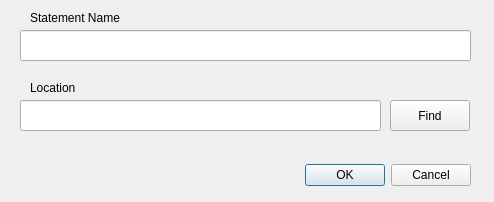
<?xml version="1.0" encoding="UTF-8"?>
<ui version="4.0">
 <class>importStatement</class>
 <widget class="QDialog" name="importStatement">
  <property name="geometry">
   <rect>
    <x>0</x>
    <y>0</y>
    <width>494</width>
    <height>202</height>
   </rect>
  </property>
  <property name="windowTitle">
   <string>Dialog</string>
  </property>
  <widget class="QDialogButtonBox" name="btnbox">
   <property name="geometry">
    <rect>
     <x>130</x>
     <y>160</y>
     <width>341</width>
     <height>31</height>
    </rect>
   </property>
   <property name="orientation">
    <enum>Qt::Horizontal</enum>
   </property>
   <property name="standardButtons">
    <set>QDialogButtonBox::Cancel|QDialogButtonBox::Ok</set>
   </property>
  </widget>
  <widget class="QPushButton" name="findBtn">
   <property name="geometry">
    <rect>
     <x>390</x>
     <y>100</y>
     <width>80</width>
     <height>31</height>
    </rect>
   </property>
   <property name="text">
    <string>Find</string>
   </property>
  </widget>
  <widget class="QLineEdit" name="statementPath">
   <property name="geometry">
    <rect>
     <x>20</x>
     <y>100</y>
     <width>361</width>
     <height>31</height>
    </rect>
   </property>
  </widget>
  <widget class="QLabel" name="label">
   <property name="geometry">
    <rect>
     <x>30</x>
     <y>80</y>
     <width>111</width>
     <height>16</height>
    </rect>
   </property>
   <property name="text">
    <string>Location</string>
   </property>
  </widget>
  <widget class="QLabel" name="label_2">
   <property name="geometry">
    <rect>
     <x>30</x>
     <y>10</y>
     <width>111</width>
     <height>16</height>
    </rect>
   </property>
   <property name="text">
    <string>Statement Name</string>
   </property>
  </widget>
  <widget class="QLineEdit" name="statementName">
   <property name="geometry">
    <rect>
     <x>20</x>
     <y>30</y>
     <width>451</width>
     <height>31</height>
    </rect>
   </property>
  </widget>
 </widget>
 <resources/>
 <connections>
  <connection>
   <sender>btnbox</sender>
   <signal>accepted()</signal>
   <receiver>importStatement</receiver>
   <slot>accept()</slot>
   <hints>
    <hint type="sourcelabel">
     <x>248</x>
     <y>254</y>
    </hint>
    <hint type="destinationlabel">
     <x>157</x>
     <y>274</y>
    </hint>
   </hints>
  </connection>
  <connection>
   <sender>btnbox</sender>
   <signal>rejected()</signal>
   <receiver>importStatement</receiver>
   <slot>reject()</slot>
   <hints>
    <hint type="sourcelabel">
     <x>316</x>
     <y>260</y>
    </hint>
    <hint type="destinationlabel">
     <x>286</x>
     <y>274</y>
    </hint>
   </hints>
  </connection>
 </connections>
</ui>
